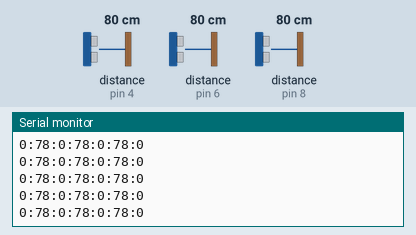
This sketch was run on a simulated Arduino Uno, built with avr-gcc and run on an emulated ATmega328P. On the bench: the last lines printed to the serial monitor. Wiring (inferred from the names in the program): 3 × ultrasonic range finder: trigger pin 3, echo pin 4 / trigger pin 5, echo pin 6 / trigger pin 7, echo pin 8. The test bench sets the inputs (shaded band); at power-on: distance to the obstacle (sensors on pin 8, pin 4, pin 6) 80 cm. The echo pulse lasts 58.3 µs per cm.

Above: at 1.2 s.
1.3 s: distance to the obstacle (sensor on pin 8) set to 2 cm
At 2.4 s:
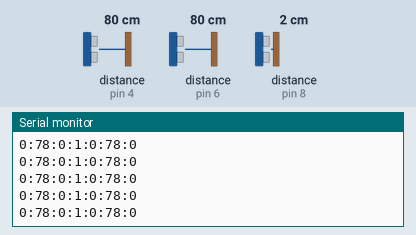
4.3 s: distance to the obstacle (sensor on pin 4) set to 2 cm
At 5.2 s:
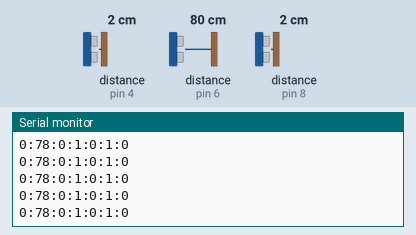
7.3 s: distance to the obstacle (sensor on pin 6) set to 35 cm
At 8.0 s:
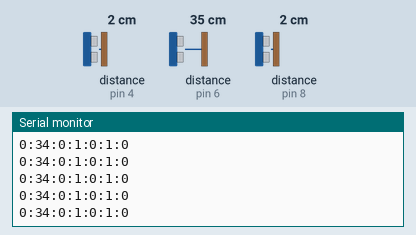
10.3 s: distance to the obstacle (sensor on pin 4) set to 4 cm
At 11.1 s:
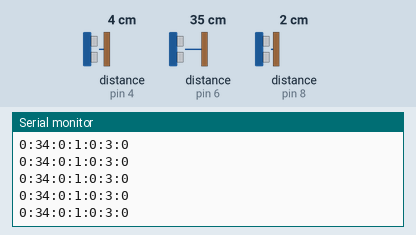
11.8 s: distance to the obstacle (sensor on pin 6) set to 60 cm
At 12.5 s:
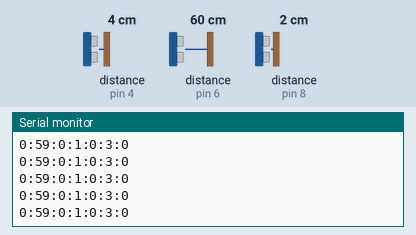
14.8 s: distance to the obstacle (sensor on pin 8) set to 4 cm
At 15.8 s:
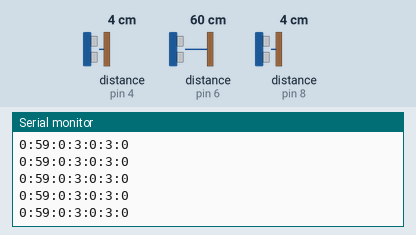
Timing chart, 0 to 17.3 s (numbered marks = the images above; inputs shaded):
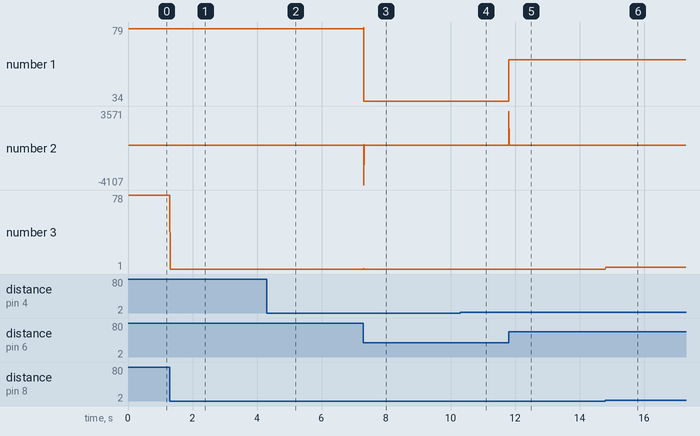

Measured:
- after the input at 1.3 s, the serial monitor: prints a new line at once (image 1)
- after the input at 4.3 s, the serial monitor: prints a new line at once (image 2)
- after the input at 7.3 s, the serial monitor: prints a new line at once (image 3)
- after the input at 10.3 s, the serial monitor: prints a new line at once (image 4)
- after the input at 11.8 s, the serial monitor: prints a new line at once (image 5)
- after the input at 14.8 s, the serial monitor: prints a new line at once (image 6)
- plotted number 1: 78 → 34 after the input at 7.3 s, 34 → 59 after the input at 11.8 s
- plotted number 3: 78 → 1 after the input at 1.3 s

The sketch:

sketch_sep11d.ino
```cpp
#include <SharpIR.h>

long duration;
int distance;
int tmpDistance;
int maxUsDistance = 400;
long currentTime = millis();

int bumperPinArray[] = {9};
int trigPinArray[] = {5, 7, 3}; // F,L,R
int echoPinArray[] = {6, 8, 4};
int usLastDistance[] = {maxUsDistance, maxUsDistance, maxUsDistance};// F,L,R
long usLastTimeStamp[] = {currentTime,currentTime,currentTime}; // -1 indicates no previous time
double usSpeed[] = {-1,-1,-1}; // Current speed,-1 indicates unknowm speed
int numberOfUs = 3;
int numberOfIr = 0;
int numberOfBumper = 0;


#define model 1080

SharpIR irSensorArray[] = {
  SharpIR(0, model),
  SharpIR(2, model),
  SharpIR(1, model)
};


void setup() {
  // put your setup code here, to run once:
  Serial.begin(115200);
  for ( int i = 0; i < numberOfUs; i = i + 1) {
    pinMode(trigPinArray[i], OUTPUT);
    pinMode(echoPinArray[i], INPUT);
  }

}

void loop() {
  // put your main code here, to run repeatedly:
  //Serial.println(analogRead(A0));

  String s = "0";
  String bs = "1"; // If bumped
  int toClose = 0;
  int bumped = 0;
  int speed = 0;
  for (int i = 0; i < numberOfBumper; i = i + 1) {
    bumped = getBumper(bumperPinArray[i]);
    s = s + ":" + String(bumped);
    bs = bs + ":" + String(bumped);
    if (bumped == 1) {
      toClose = 1;
    }
  }

  if (toClose == 1) { // Sent a emrgency stop
    bs = s;
    for (int i = 0; i < numberOfUs; i = i + 1) {
      bs = bs + ":0:0";
    }
    for (int i = 0; i < numberOfIr; i = i + 1) {
     bs = bs + ":0";
    }
    Serial.println(bs);
  }

  for (int i = 0; i < numberOfUs; i = i + 1) {
    int distance = getUsDistance(trigPinArray[i],echoPinArray[i]);
    currentTime = millis();
    if (distance >= maxUsDistance) {
      distance = usLastDistance[i];
    }
    speed = getUsSpeed(i,distance);
    usLastDistance[i] = distance;
    s = s + ":" + String(distance);
    s = s + ":" + String(speed);
  }

  for (int i = 0; i < numberOfIr; i = i + 1) {
    s = s + ":" + String(getIrDistance(i));
  }

  Serial.println(s);
}

int getIrDistance(int irNr) {
  int irvalues[25];
  int result = irSensorArray[irNr].distance();

  //int result = 0;
  //for (int i = 0; i < 25; i = i + 1) {
  //  irvalues[i] = analogRead(irNr);
  //}
   // Number of items in the array
  //int lt_length = sizeof(irvalues) / sizeof(irvalues[0]);
  // qsort - last parameter is a function pointer to the sort function
  //qsort(irvalues, lt_length, sizeof(irvalues[0]), sort_desc);

  //result = irvalues[13];
  return result;
}

int getUsSpeed(int sensor, int distance) {
  int deltaDistance = 0;
  int speed = -1;
  //delay(100);

  if (usLastDistance[sensor] == maxUsDistance) {
    speed = -1;
  } else {
    if (currentTime < usLastTimeStamp[sensor]) {
      // timer has reset, restarting
      speed = -1;
    } else {
      deltaDistance = abs(usLastDistance[sensor] - distance)*1000;
      //Serial.println(deltaDistance);
      //Serial.println(currentTime - usLastTimeStamp[sensor]);
      if (deltaDistance > 0) {
        speed = deltaDistance / (currentTime - usLastTimeStamp[sensor]);
      } else {
        speed = 0;
      }
    }
  }
  usSpeed[sensor] = speed;

  usLastTimeStamp[sensor] = currentTime;
  //Serial.print(speed);

  return speed; // Distance in CM/milisecond
}

int getBumper(int pin) {
  return digitalRead(pin);
}

int getUsDistance(int trigPin, int echoPin) {
  digitalWrite(trigPin, LOW);
  delayMicroseconds(2);
  digitalWrite(trigPin, HIGH);
  delayMicroseconds(10);
  digitalWrite(trigPin, LOW);
  duration = pulseIn(echoPin, HIGH);
  //Serial.println(duration);
  distance = duration * 0.034 / 2;

  return distance; // Distance in CM
}


// qsort requires you to create a sort function
int sort_desc(const void *cmp1, const void *cmp2)
{
  // Need to cast the void * to int *
  int a = *((int *)cmp1);
  int b = *((int *)cmp2);
  // The comparison
  return a > b ? -1 : (a < b ? 1 : 0);
  // A simpler, probably faster way:
  //return b - a;
}
```
